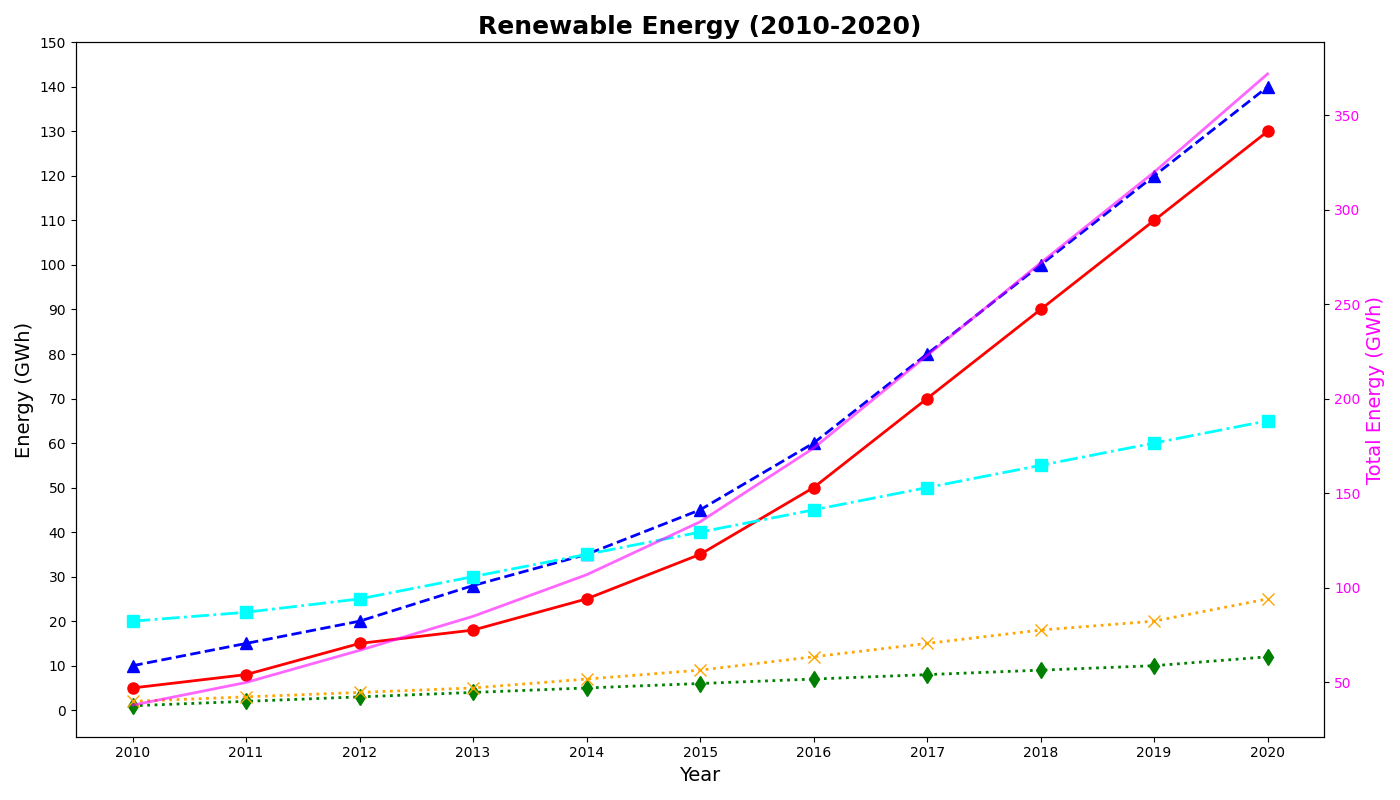

Source code (Python):
import matplotlib.pyplot as plt
import numpy as np

years = np.arange(2010, 2021)
solar_energy = [5, 8, 15, 18, 25, 35, 50, 70, 90, 110, 130]
wind_energy = [10, 15, 20, 28, 35, 45, 60, 80, 100, 120, 140]
hydro_energy = [20, 22, 25, 30, 35, 40, 45, 50, 55, 60, 65]
geothermal_energy = [1, 2, 3, 4, 5, 6, 7, 8, 9, 10, 12]  # New data series
biogas_energy = [2, 3, 4, 5, 7, 9, 12, 15, 18, 20, 25]  # New data series

fig, ax1 = plt.subplots(figsize=(14, 8))

ax1.plot(years, solar_energy, color='red', marker='o', markersize=8, linewidth=2)
ax1.plot(years, wind_energy, color='blue', marker='^', markersize=8, linewidth=2, linestyle='--')
ax1.plot(years, hydro_energy, color='cyan', marker='s', markersize=8, linewidth=2, linestyle='-.')
ax1.plot(years, geothermal_energy, color='green', marker='d', markersize=8, linewidth=2, linestyle=':')  # Added series
ax1.plot(years, biogas_energy, color='orange', marker='x', markersize=8, linewidth=2, linestyle=':')  # Added series

ax1.set_title('Renewable Energy (2010-2020)', fontsize=18, fontweight='bold')
ax1.set_xlabel('Year', fontsize=14)
ax1.set_ylabel('Energy (GWh)', fontsize=14)

ax1.set_xticks(years)
ax1.set_yticks(np.arange(0, 151, step=10))

combined_energy = (np.array(solar_energy) + np.array(wind_energy) + 
                   np.array(hydro_energy) + np.array(geothermal_energy) +
                   np.array(biogas_energy))  # Updated calculation
ax2 = ax1.twinx()
ax2.plot(years, combined_energy, color='magenta', linewidth=2, alpha=0.6, linestyle='-')
ax2.set_ylabel('Total Energy (GWh)', fontsize=14, color='magenta')
ax2.tick_params(axis='y', labelcolor='magenta')

plt.tight_layout()
plt.show()
